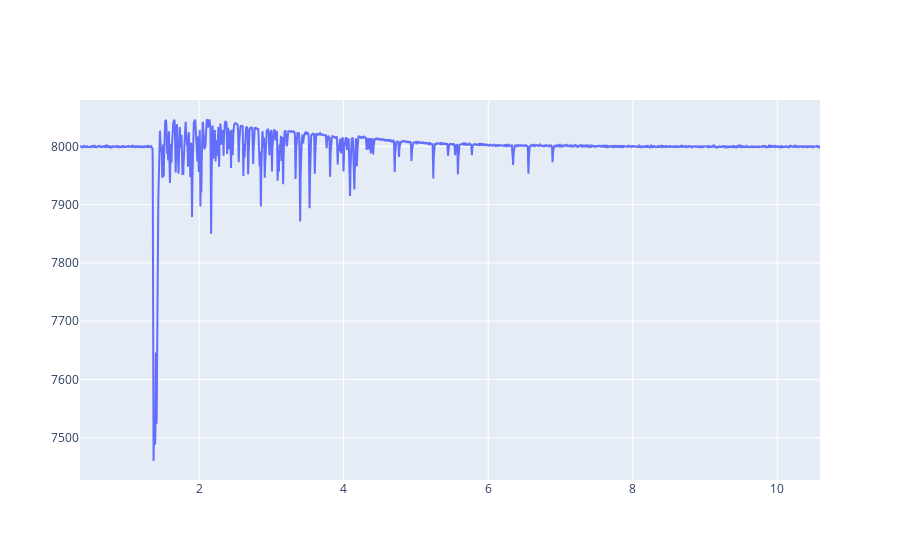

The cell this chart's notebook holds for it:
### Code cell
import plotly.graph_objects as go
idx=59
sc = pds_objs[idx].plot_waveform()
fig = go.Figure(data=sc)
fig.show()
print(pds_objs[idx].id)

### Figure 1 — Plotly figure (JSON) as saved in the notebook; plotly's stock layout.template omitted (floating-point values rounded to 4 significant figures; data arrays with more than 128 entries replaced by an {"elided": "..."} marker saying what was removed)
{"data": [{"mode": "lines", "name": "Waveform for PMT 304", "type": "scatter", "x": {"elided": "5120 float values"}, "y": {"elided": "5120 int values"}}], "layout": {}}
